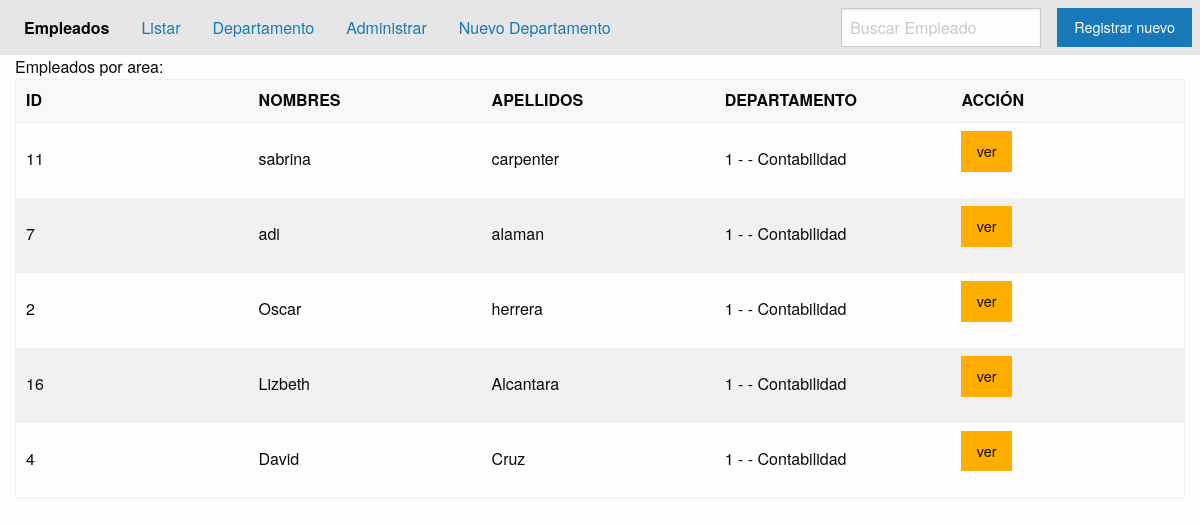
The app's page /list-by-area/Contabilidad/ with its own data.
### applications/personas/models.py (models this page shows, shortened)
class Empleado(models.Model):
    JOB_CHOICES = (
        ('0', 'Contador'),
        ('1', 'Administrador'),
        ('2', 'Economista'),
        ('3', 'Otro'),
    )
    first_name = models.CharField('Nombre', max_length=60)
    last_name = models.CharField('Apellidos', max_length=60)
    full_name = models.CharField('Nombres completos', max_length=120, blank=True)
    job = models.CharField('Trabajo', max_length=50, choices=JOB_CHOICES)
    departamento = models.ForeignKey(Departamento, on_delete=models.CASCADE)
    avatar = models.ImageField(upload_to='empleado', blank=True, null=True)
    habilidades = models.ManyToManyField(Habilidad)
    hoja_vida = RichTextField()
    class Meta:
        verbose_name = 'Empleado'
        verbose_name_plural = 'Empleados de la empresa'
        ordering = ['-first_name', 'last_name']
        unique_together = ('first_name', 'departamento')

### applications/departamento/models.py (models this page shows)
class Departamento(models.Model):
    nombre = models.CharField('Nombre', max_length=50, editable=False)
    subnombre = models.CharField('Nombre Corto', max_length=50, unique=True)
    activo = models.BooleanField('Anulado', default=False)
    class Meta:
        verbose_name = 'Mi departamento'
        verbose_name_plural = 'Áreas de la empresa'
        ordering=['-nombre']
        unique_together=('nombre','subnombre')
    def __str__(self):
        return f"{self.id} - {self.nombre} - {self.subnombre}"

### applications/personas/views.py (the view)
class ListByAreaEmpleado(ListView):
    template_name = 'persona/list_by_area.html'
    context_object_name = 'empleados'
    def get_queryset(self):
        area = self.kwargs['subnombre']
        lista=Empleado.objects.filter(
            departamento__subnombre__iexact=area
        )
        return lista

### templates/persona/list_by_area.html (shortened to what this page needs)
{% extends 'base.html' %}
{% block content %}
    {% include "include/header.html" %}
    <div class="grid-container">
        <div class="grid-x">
            <div class="cell">Empleados por area:</div>
            <div class="cell">
                <table>
                    <thead>
                        <tr>
                            <th width="150">ID</th>
                            <th width="150">NOMBRES</th>
                            <th width="150">APELLIDOS</th>
                            <th width="150">DEPARTAMENTO</th>
                            <th width="150">ACCIÓN</th>
                        </tr>
                    </thead>
                    <tbody>
                        {% for empleado in empleados %}
                        <tr>
                            <td>{{ empleado.id }}</td>
                            <td>{{ empleado.first_name }}</td>
                            <td>{{ empleado.last_name }}</td>
                            <td>{{ empleado.departamento }}</td>
                            <td><a class="button warning" href="{% url 'persona_app:empleado_detail' empleado.id %}">ver</a></td>
                        </tr>
                        {% endfor %}
                    </tbody>
                </table>
            </div>
        </div>
    </div>
{% endblock content %}

### records on screen
Empleado: id "11", first_name "sabrina", last_name "carpenter", departamento "1 - - Contabilidad"
Empleado: id "7", first_name "adi", last_name "alaman", departamento "1 - - Contabilidad"
Empleado: id "2", first_name "Oscar", last_name "herrera", departamento "1 - - Contabilidad"
Empleado: id "16", first_name "Lizbeth", last_name "Alcantara", departamento "1 - - Contabilidad"
Empleado: id "4", first_name "David", last_name "Cruz", departamento "1 - - Contabilidad"
